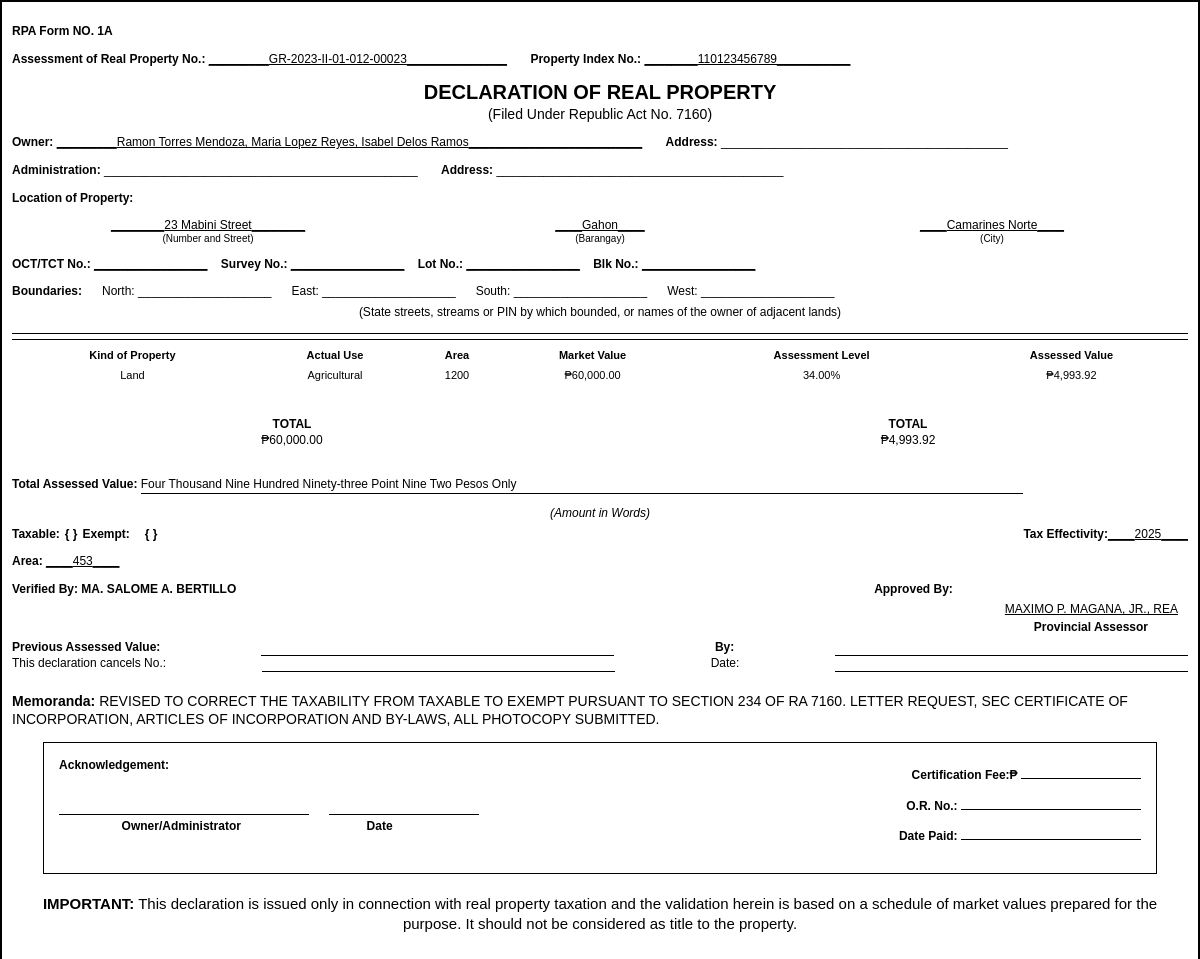
Page /Municipal/DRP.php?p_id=147 on the committed database.
### tables this page shows
CREATE TABLE `rpu_idnum` (
  `rpu_id` int(50) NOT NULL,
  `arp` varchar(150) NOT NULL,
  `pin` varchar(13) DEFAULT NULL,
  `taxability` varchar(20) NOT NULL,
  `effectivity` varchar(255) NOT NULL,
  `faas_id` int(50) NOT NULL
);

CREATE TABLE `p_info` (
  `p_id` int(50) NOT NULL,
  `house_no` int(10) NOT NULL,
  `block_no` int(10) NOT NULL,
  `province` varchar(30) NOT NULL,
  `city` varchar(30) NOT NULL,
  `district` varchar(30) NOT NULL,
  `barangay` varchar(30) NOT NULL,
  `street` varchar(50) NOT NULL,
  `house_tag_no` int(10) NOT NULL,
  `land_area` int(50) NOT NULL,
  `desc_land` varchar(50) NOT NULL,
  `documents` varchar(30) NOT NULL,
  `created_at` timestamp NOT NULL DEFAULT current_timestamp(),
  `updated_at` timestamp NOT NULL DEFAULT current_timestamp() ON UPDATE current_timestamp(),
  `is_active` tinyint(1) NOT NULL DEFAULT 1,
  `disabled_at` datetime DEFAULT NULL,
  `disabled_by` int(11) DEFAULT NULL
);

CREATE TABLE `land` (
  `land_id` int(50) NOT NULL,
  `oct_no` varchar(50) NOT NULL,
  `survey_no` varchar(250) NOT NULL,
  `north` varchar(255) DEFAULT NULL,
  `east` varchar(255) DEFAULT NULL,
  `south` varchar(255) DEFAULT NULL,
  `west` varchar(255) DEFAULT NULL,
  `boun_desc` varchar(250) NOT NULL,
  `last_name` varchar(250) NOT NULL,
  `first_name` varchar(250) NOT NULL,
  `middle_name` varchar(250) NOT NULL,
  `contact_no` varchar(250) NOT NULL,
  `email` varchar(250) NOT NULL,
  `house_street` varchar(250) NOT NULL,
  `barangay` varchar(250) NOT NULL,
  `district` varchar(250) NOT NULL,
  `municipality` varchar(250) NOT NULL,
  `province` varchar(250) NOT NULL,
  `land_desc` varchar(250) NOT NULL,
  `classification` varchar(250) NOT NULL,
  `sub_class` varchar(250) NOT NULL,
  `area` int(250) NOT NULL,
  `actual_use` varchar(250) NOT NULL,
  `unit_value` decimal(10,2) NOT NULL,
  `market_value` decimal(10,2) NOT NULL,
  `adjust_factor` varchar(250) DEFAULT NULL,
  `adjust_percent` decimal(10,2) NOT NULL,
  `adjust_value` decimal(10,2) NOT NULL,
  `adjust_mv` decimal(10,2) NOT NULL,
  `assess_lvl` decimal(10,2) NOT NULL,
  `assess_value` decimal(10,2) NOT NULL,
  `faas_id` int(11) DEFAULT NULL,
  `created_at` timestamp NOT NULL DEFAULT current_timestamp(),
  `updated_at` timestamp NOT NULL DEFAULT current_timestamp() ON UPDATE current_timestamp()
);

### Municipal/DRP.php (the view, shortened to what this page needs)
<?php
$conn = Database::getInstance();
$p_id = isset($_GET['p_id']) ? (int) $_GET['p_id'] : 0;
function convertNumberToWords($number)
{
    $f = new NumberFormatter("en", NumberFormatter::SPELLOUT);
    return ucwords($f->format($number));
}
function getPInfo($conn, $p_id)
{
    $p_info = null;
    if ($stmt = $conn->prepare("SELECT * FROM p_info WHERE p_id = ?")) {
        $stmt->bind_param("i", $p_id);
        $stmt->execute();
        $result = $stmt->get_result();
        $p_info = $result->fetch_assoc();
    } else {
        die("Prepare failed: " . $conn->error);
    }
    return $p_info;
}
function getFaasInfo($conn, $p_id)
{
    $faas_info = null;
    if ($stmt = $conn->prepare("SELECT * FROM faas WHERE pro_id = ?")) {
        $stmt->bind_param("i", $p_id);
        $stmt->execute();
        $result = $stmt->get_result();
        $faas_info = $result->fetch_assoc();
    } else {
        die("Prepare failed: " . $conn->error);
    }
    return $faas_info;
}
function getOwnerFullNameByPInfo($conn, $p_id)
{
    $owners = [];
    $sql = "
        SELECT CONCAT(o.own_fname, ' ', o.own_mname, ' ', o.own_surname) AS full_name
        FROM propertyowner po
        INNER JOIN owners_tb o ON po.owner_id = o.own_id
        WHERE po.property_id = ?
    ";
    if ($stmt = $conn->prepare($sql)) {
        $stmt->bind_param("i", $p_id);
        $stmt->execute();
        $result = $stmt->get_result();
        while ($row = $result->fetch_assoc()) {
            $owners[] = trim($row['full_name']);
        }
    } else {
        die("Prepare failed: " . $conn->error);
    }
    return implode(", ", $owners);
}
function getLandProperties($conn, $faas_id)
{
    $sql = "SELECT * FROM land WHERE faas_id = ?";
    $stmt = $conn->prepare($sql);
    $stmt->bind_param("i", $faas_id);
    $stmt->execute();
    $result = $stmt->get_result();
    $land_data = [];
    while ($row = $result->fetch_assoc()) {
        $land_data[] = $row;
    }
    return $land_data;
}
function getRpuDataByFaasId($conn, $faas_id)
{
    $rpu_data = null;
    if ($stmt = $conn->prepare("SELECT * FROM rpu_idnum WHERE faas_id = ?")) {
        $stmt->bind_param("i", $faas_id);
        $stmt->execute();
        $result = $stmt->get_result();
        $rpu_data = $result->fetch_assoc();
    } else {
        die("Prepare failed: " . $conn->error);
    }
    return $rpu_data;
}
$p_info = getPInfo($conn, $p_id);
$faas_info = getFaasInfo($conn, $p_id);
$full_name = getOwnerFullNameByPInfo($conn, $p_id);
$faas_id = $faas_info['faas_id'];
$rpu_data = getRpuDataByFaasId($conn, $faas_id);
$land_properties = getLandProperties($conn, $faas_id);
function formatPin($value)
{
    $digits = preg_replace('/\D/', '', $value);
    if (strlen($digits) !== 13) {
        return $value;
    }
    return implode('-', [
        substr($digits, 0, 3),
        substr($digits, 3, 2),
        substr($digits, 5, 3),
        substr($digits, 8, 2),
        substr($digits, 10, 3),
    ]);
}
?>
<!DOCTYPE html>
<html lang="en">
<head>
</head>
<link rel="stylesheet" href="DRP.css">
<body>
<div class="border">
<div class="section">
    <p class="bold">RPA Form NO. 1A</p>
    <p>
        <span class="bold">Assessment of Real Property No.:</span>
        <u>_________<?= htmlspecialchars($rpu_data['arp'] ?? 'N/A') ?>_______________</u>
        <span class="bold">Property Index No.:</span>
        <u>________<?= isset($rpu_data['pin']) ? formatPin($rpu_data['pin']) : 'N/A' ?>___________</u>
</div>
<div class="section center" style="text-align: center;">
    <p class="bold" style="font-size: 20px; margin: 0;">DECLARATION OF REAL PROPERTY</p>
    <p style="margin: 0; font-size: 14px;">(Filed Under Republic Act No. 7160)</p>
</div>
<div class="section">
    <p><span class="bold">Owner: </span><u> _________<?= htmlspecialchars($full_name ?? 'N/A') ?>__________________________</u>
        &nbsp;&nbsp;&nbsp;&nbsp;&nbsp; <span class="bold">Address:</span> ___________________________________________</p>
    <p><span class="bold">Administration:</span> _______________________________________________ &nbsp;&nbsp;&nbsp;&nbsp;&nbsp; <span
            class="bold">Address:</span> ___________________________________________</p>
</div>
<div class="section">
    <p><span class="bold">Location of Property:</span></p>
    <div class="location">
        <div>
            <u>________<?= htmlspecialchars(($p_info['house_no'] ?? '') . ' ' . ($p_info['street'] ?? '')) ?: 'N/A' ?>________</u>
            <span class="label">(Number and Street)</span>
        </div>
        <div>
            <u>____<?= htmlspecialchars($p_info['barangay'] ?? 'N/A') ?>____</u>
            <span class="label">(Barangay)</span>
        </div>
        <div>
            <u>____<?= htmlspecialchars($p_info['province'] ?? 'N/A') ?>____</u>
            <span class="label">(City)</span>
        </div>
    </div>
</div>
<div class="section">
    <p><span class="bold">OCT/TCT No.:</span> <u>_________________</u> &nbsp;&nbsp; <span class="bold">Survey No.:</span>
        <u>_________________</u> &nbsp;&nbsp; <span class="bold">Lot No.:</span> <u>_________________</u> &nbsp;&nbsp; <span
            class="bold">Blk No.:</span> <u>_________________</u>
    </p>
</div>
<div class="section" style="display: flex; align-items: center; gap: 20px;">
    <p class="bold" style="margin: 0;">Boundaries:</p>
    <p style="margin: 0;">North: ____________________</p>
    <p style="margin: 0;">East: ____________________</p>
    <p style="margin: 0;">South: ____________________</p>
    <p style="margin: 0;">West: ____________________</p>
</div>
<p style="font-size: 12px; text-align: center; margin-top: 5px;">
    (State streets, streams or PIN by which bounded, or names of the owner of adjacent lands)
</p>
<div style="width: 100%; border-bottom: 1px solid black; margin: 5px 0;"></div>
<div style="width: 100%; border-bottom: 1px solid black; margin: 5px 0;"></div>
<div class="section">
        <table class="underline-table">
            <tr>
                <td class="bold">Kind of Property</td>
                <td class="bold">Actual Use</td>
                <td class="bold">Area</td>
                <td class="bold">Market Value</td>
                <td class="bold">Assessment Level</td>
                <td class="bold">Assessed Value</td>
            </tr>
             <?php
            $total_assessed = 0;
            $total_market = 0;
            if (!empty($land_properties)) {
                foreach ($land_properties as $land) {
                    $total_assessed += $land['assess_value'];
                    $total_market += $land['market_value'];
                    echo "<tr>";
                    echo "<td>Land</td>";
                    echo "<td>" . htmlspecialchars($land['actual_use']) . "</td>";
                    echo "<td>" . htmlspecialchars($land['area']) . "</td>";
                    echo "<td>₱" . number_format($land['market_value'], 2) . "</td>";
                    echo "<td>" . htmlspecialchars($land['assess_lvl']) . "%</td>";
                    echo "<td>₱" . number_format($land['assess_value'], 2) . "</td>";
                    echo "</tr>";
                }
            } else {
                echo "<tr><td colspan='6' style='text-align:center;'>No land data available.</td></tr>";
            }
            ?>
        </table>
    <div style="display: flex; justify-content: space-between; margin-top: 20px;">
        <div style="flex: 2; text-align: center;">
            <p><span class="bold">TOTAL</span><br>₱<?= number_format($total_market, 2) ?></p>
        </div>
        <div style="flex: 0.2;"></div>
        <div style="flex: 2; text-align: center;">
            <p><span class="bold">TOTAL</span><br>₱<?= number_format($total_assessed, 2) ?></p>
        </div>
    </div>
    <div style="margin-top: 5px;">
        <p style="text-align: left; display: inline-block;">
            <span class="bold">Total Assessed Value:</span>
        </p>
        <p style="display: inline-block; border-bottom: 1px solid black; width: 75%;">
            <?= ucwords(convertNumberToWords($total_assessed)) ?> Pesos Only
        </p>
        <div style="clear: both; text-align: center; font-style: italic; font-size: 12px;">
            (Amount in Words)
        </div>
    </div>
</div>
<div class="section">
    <p style="display: flex; justify-content: space-between; align-items: flex-end; margin: 0;">
        <span class="bold" style="margin-right: 5px;">Taxable:</span>
        <span class="bold" style="margin-right: 5px;">{ }</span>
        <span class="bold" style="margin-right: 15px;">Exempt:</span>
        <span class="bold" style="margin-right: 20px;">{ }</span>
        <span class="bold" style="margin-left: auto;">Tax Effectivity:</span>
        <span><u>____<?= htmlspecialchars($rpu_data['effectivity'] ?? 'N/A') ?>____</u></span>
    </p>
</div>
<div class="section">
    <p><span class="bold">Area:</span> <u>____<?= htmlspecialchars($p_info['land_area'] ?? 'N/A') ?>____</u></p>
    <p style="display: flex; justify-content: space-between; margin: 0; ">
        <span class="bold">Verified By: MA. SALOME A. BERTILLO</span>
        <span class="bold" style="text-align: right; margin-right: 20%;">Approved By:</span>
    </p>
<div style="text-align: right; margin-top: 5px; margin-right: 10px;">
    <u>MAXIMO P. MAGANA, JR., REA</u><br>
    <div style="margin-top: 2px; text-align: right; margin-right: 30px;">
    <span class="bold">Provincial Assessor</span>
</div>
</div>
</div>
<div class="section">
    <p style="display: flex; justify-content: space-between; margin: 0;">
        <span class="bold">Previous Assessed Value:</span><span style="border-bottom: 1px solid black; width: 30%; display: inline-block;"></span>
        <span class="bold">By:</span><span style="border-bottom: 1px solid black; width: 30%; display: inline-block;"></span>
    </p>
    <p style="display: flex; justify-content: space-between; margin: 0;">
        <span>This declaration cancels No.:</span><span style="border-bottom: 1px solid black; width: 30%; display: inline-block;"></span>
        <span>Date:</span><span style="border-bottom: 1px solid black; width: 30%; display: inline-block;"></span>
    </p>
    <p style="font-size: 14px; margin-top: 20px;">
        <b>Memoranda:</b> REVISED TO CORRECT THE TAXABILITY FROM TAXABLE TO EXEMPT PURSUANT TO SECTION 234 OF
        RA 7160. LETTER REQUEST, SEC CERTIFICATE OF INCORPORATION, ARTICLES OF INCORPORATION
        AND BY-LAWS, ALL PHOTOCOPY SUBMITTED.
    </p>
</div>
<div style="border: 1px solid black; padding: 15px; width: 92%; margin: auto; margin-top: 25p; min-height: 100px; ">
    <div style="display: flex; justify-content: space-between;">
        <div>
            <p style="margin: 0; font-weight: bold;">Acknowledgement:</p>
            <div style="margin-top: 15px; display: flex; justify-content: space-between; width: 100%; min-height: 50px;">
                <div style="margin-right: 20px;">
                    <span style="display: inline-block; border-bottom: 1px solid black; width: 250px; height: 25px;"></span><br>
                    <span style="font-size: 12px; font-weight: bold; margin-left: 25%;">Owner/Administrator</span>
                </div>
                <div>
                    <span style="display: inline-block; border-bottom: 1px solid black; width: 150px; height: 25px;"></span><br>
                    <span style="font-size: 12px; font-weight: bold; margin-left: 25%;">Date</span>
                </div>
            </div>
        </div>
        <div style="text-align: right;">
            <p style="margin: 0; margin-bottom: 5px;"><span style="font-weight: bold;">Certification Fee:₱</span> <span
                    style="border-bottom: 1px solid black; display: inline-block; width: 120px; height: 20px;"></span></p>
            <p style="margin: 0; margin-bottom: 5px;"><span style="font-weight: bold;">O.R. No.:</span> <span
                    style="border-bottom: 1px solid black; display: inline-block; width: 180px; height: 20px;"></span></p>
            <p style="margin: 0;"><span style="font-weight: bold;">Date Paid:</span> <span
                    style="border-bottom: 1px solid black; display: inline-block; width: 180px; height: 20px;"></span></p>
        </div>
    </div>
</div>
<div class="footer" style="padding: 10px; font-size: 15px; margin-top: -5px;">
    <p><span class="bold">IMPORTANT:</span> This declaration is issued only in connection with real property
                taxation and the validation herein is based on a schedule of market values prepared for the purpose. It
                should not be considered as title to the property.</p>
</div>
</div>
</body>
</html>

### Municipal/DRP.css (style rules this page uses)
body { font-family: Arial, sans-serif; line-height: 1.3; margin: 0; font-size: 12px; }
.center { text-align: center; }
.section { margin-bottom: 5px; }
.bold { font-weight: bold; }
table { width: 100%; border-collapse: collapse; margin: 2px 0; font-size: 11px; }
td, th { padding: 3px; border: none; text-align: start; }
.border { border: 2px solid black; padding: 10px; box-sizing: border-box; }
.footer { font-size: 10px; text-align: center; margin-top: 3px; }
.location { display: flex; justify-content: space-between; }
.label { font-size: 10px; text-align: center; margin-top: -2px; }
.location div { flex: 1; display: flex; flex-direction: column; align-items: center; }
.underline-table { border-collapse: collapse; }
.underline-table td, .underline-table th { border: none; padding: 3px; text-align: center; }

### rows in the picture
rpu_idnum: arp "GR-2023-II-01-012-00023", pin "110123456789", effectivity "2025"
p_info: house_no+street "23 Mabini Street", barangay "Gahon", province "Camarines Norte", land_area "453"
land: actual_use "Agricultural", area "1200", market_value "60,000.00", assess_lvl "34.00", assess_value "4,993.92"

### other values in the picture
$full_name "Ramon Torres Mendoza, Maria Lopez Reyes, Isabel Delos Ramos"
$total_market "60,000.00"
$total_assessed "4,993.92"
convertNumberToWords($total_assessed) "Four Thousand Nine Hundred Ninety-three Point Nine Two"
